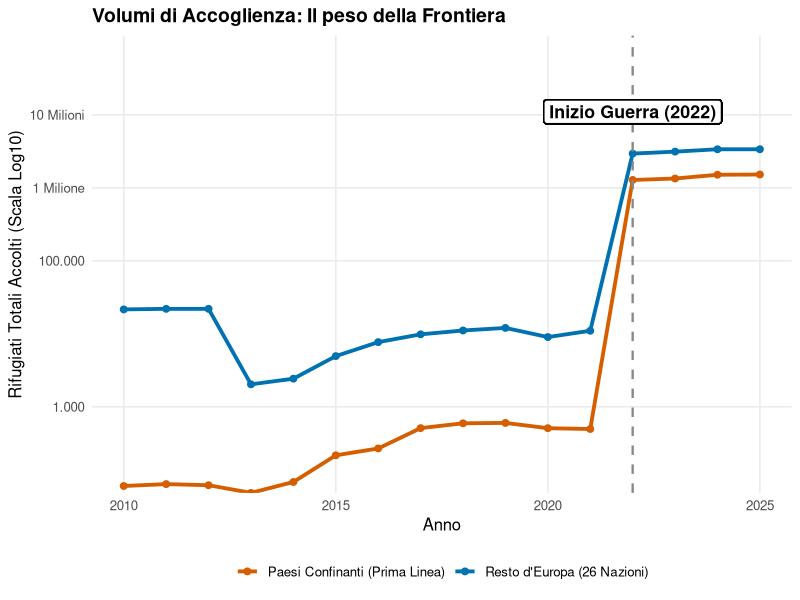
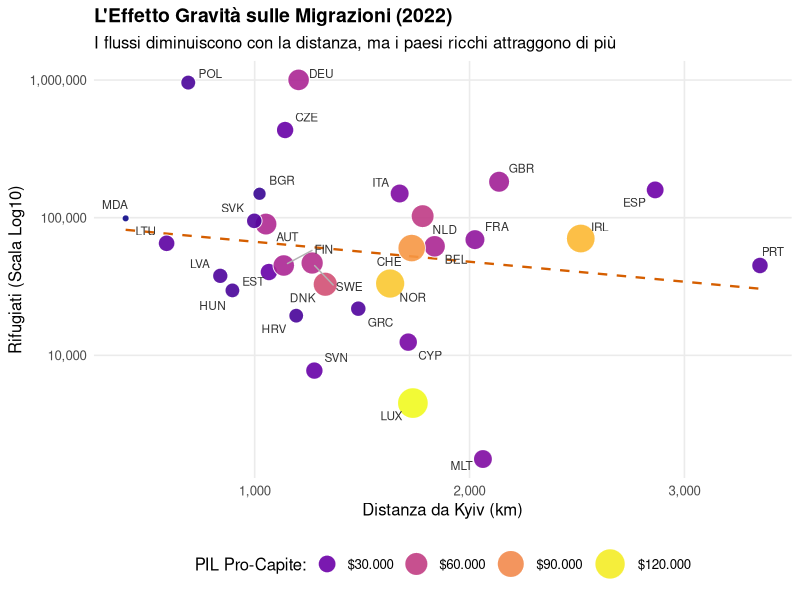
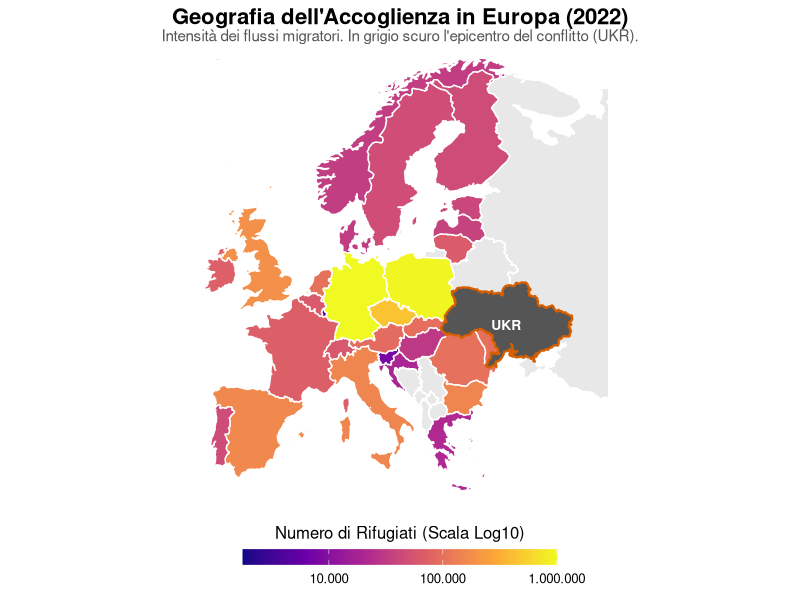
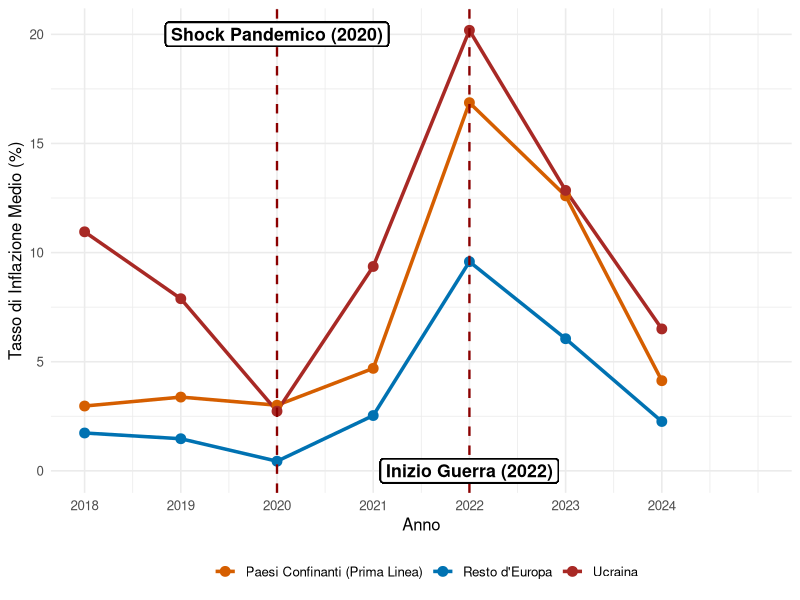
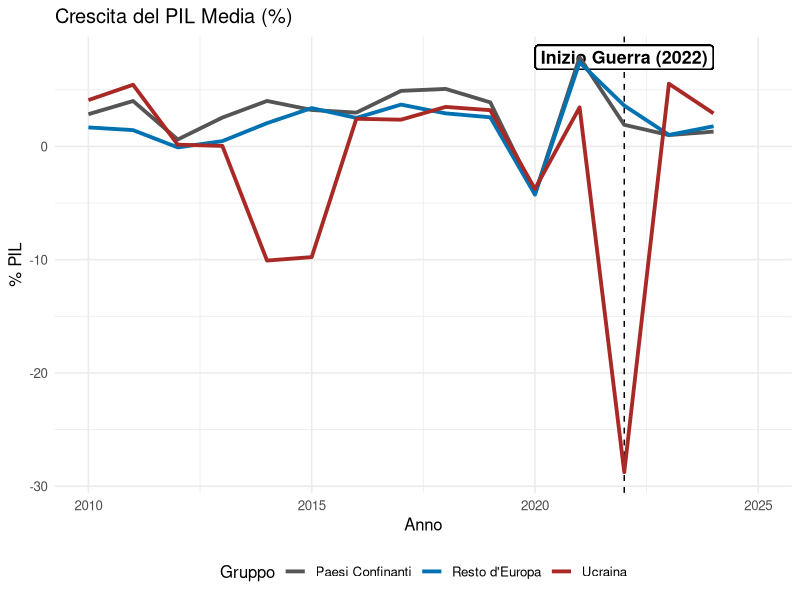

The R source for these figures, in order:
## ---- chunk 1
#| echo: false
#| message: false
#| warning: false
library(tidyverse)
library(knitr)
library(kableExtra)
library(here)

# Caricamento del dataset (Assicurati che il percorso sia corretto)
master_data <- read_csv(here("DATA/PROCESSED/master_dataset_ukraine.csv"))
df <- read_csv(here("DATA/PROCESSED/dataset_finale_integrato.csv"))
## ---- chunk 2
#| echo: false
#| message: false
#| warning: false

library(knitr)
library(kableExtra)
library(dplyr)

codebook_data <- data.frame(
  Categoria = c("Target (Y)", "Push (X1)", "Pull (X2)", "Friction (X3)", 
                "Macro Shock", "Macro Shock", "Controllo", "Controllo"),
  Variabile = c("Refugees", "Total_Fatalities", "GDP_per_capita", "Dist_km", 
                "crescita_pil", "inflazione", "Periodo", "Confine"),
  Descrizione = c("Flussi rifugiati ucraini", "Intensità conflitto (vittime)", 
                  "Ricchezza paese destinaz.", "Distanza lineare da Kyiv", 
                  "Variazione % PIL reale", "Variazione % prezzi",
                  "Fasi: 2010-13, 14-21, 22-24", "Dummy contiguità (1/0)"),
  Fonte = c("UNHCR", "ACLED", "World Bank", "CEPII", "World Bank", "World Bank", "-", "-")
)

kable(codebook_data, format = "latex", booktabs = TRUE) %>%
  kable_styling(
    latex_options = c("hold_position"),
    font_size = 6
  ) %>%
  column_spec(1, bold = TRUE)
## ---- chunk 3
#| echo: false
#| warning: false
#| message: false

library(tidyverse)
library(knitr)
library(kableExtra)

# Usiamo il dataset definitivo
# (Assicurati che 'df' o 'dataset_finale' sia caricato in memoria)
stats_by_year <- df %>%
  filter(Year >= 2018 & Year <= 2024) %>%
  group_by(Year) %>%
  summarise(
    Tot_Rif = sum(Refugees, na.rm = TRUE),
    Vittime = max(Total_Fatalities, na.rm = TRUE), # max perché è costante per anno
    Infl_Media = mean(inflazione, na.rm = TRUE)
  ) %>%
  mutate(across(where(is.numeric), ~round(., 1)))

# Tabella professionale con 4 colonne
kable(stats_by_year, format = "latex", booktabs = TRUE, 
      col.names = c("Anno", "Tot. Rifugiati", "Vittime Guerra", "Inflazione Media (%)")) %>%
  kable_styling(latex_options = c("striped", "hold_position"), font_size = 8) %>%
  # Evidenziamo la riga del 2022 (quarta riga se partiamo dal 2018)
  row_spec(5, bold = TRUE, background = "#F2F2F2")
## ---- chunk 4
#| echo: false
#| warning: false
#| message: false
#| fig-align: "center"
#| out-width: "85%"
#| fig-height: 4.2

library(tidyverse)
library(scales)
library(here)

# Carichiamo il dataset unico
df <- read_csv(here("DATA/PROCESSED/dataset_finale_integrato.csv"))

# Creiamo i gruppi e calcoliamo la SOMMA dei rifugiati
df_flussi <- df %>%
  filter(iso3 != "UKR") %>% # Escludiamo l'Ucraina (origine)
  mutate(Gruppo = if_else(iso3 %in% c("POL", "ROU", "SVK", "HUN", "MDA"), 
                          "Paesi Confinanti (Prima Linea)", 
                          "Resto d'Europa (26 Nazioni)")) %>%
  group_by(Year, Gruppo) %>%
  summarise(Totale_Rifugiati = sum(Refugees, na.rm = TRUE), .groups = "drop")

# Creiamo il grafico
ggplot(df_flussi, aes(x = Year, y = Totale_Rifugiati + 1, color = Gruppo)) +
  geom_line(linewidth = 1.3) +
  geom_point(size = 2) +
  
  # Linea dell'invasione
  geom_vline(xintercept = 2022, linetype = "dashed", color = "#888888", linewidth = 0.8) +
  geom_label(aes(x = 2022, y = 11000000, label = "Inizio Guerra (2022)"),
             size = 4.5, color = "black", fontface = "bold", fill = "white", label.size = 0.5) +
  
  # Scala Logaritmica
  scale_y_log10(
    breaks = c(1, 1000, 100000, 1000000, 10000000),
    labels = c("0", "1.000", "100.000", "1 Milione", "10 Milioni"),
    expand = expansion(mult = c(0, 0.2)) 
  ) +
  
  # Colori coordinati con l'analisi macroeconomica successiva
  scale_color_manual(values = c(
    "Paesi Confinanti (Prima Linea)" = "#D55E00", 
    "Resto d'Europa (26 Nazioni)" = "#0072B2"
  )) +
  
  theme_minimal(base_size = 12) +
  theme(
    legend.position = "bottom",
    legend.title = element_blank(), 
    plot.title = element_text(face = "bold", size = 14),
    panel.grid.minor = element_blank()
  ) +
  labs(
    title = "Volumi di Accoglienza: Il peso della Frontiera",
    x = "Anno",
    y = "Rifugiati Totali Accolti (Scala Log10)"
  )
## ---- chunk 5
#| fig-pos: "H"
#| fig-width: 8
#| fig-height: 5
#| out-width: "100%"
#| warning: false
#| message: false

library(ggplot2)
library(scales)
library(ggrepel)
library(dplyr)
library(tidyr) # Ci serve per la funzione drop_na()

master_data %>%
  # 1. Pulizia: Togliamo chi ha 0 rifugiati (evita log di 0) 
  filter(Year == 2022, Refugees > 0) %>%
  # E togliamo eventuali righe con dati mancanti per evitare i Warning
  drop_na(Dist_km, GDP_per_capita, Refugees) %>%
  
  ggplot(aes(x = Dist_km, y = Refugees)) +
  
  geom_smooth(method = "lm", se = FALSE, color = "#D55E00", linetype = "dashed", linewidth = 0.8) +
  
  # 2. Doppio mapping: Size E Fill dipendono entrambi dal PIL pro-capite
  geom_point(aes(size = GDP_per_capita, fill = GDP_per_capita), 
             shape = 21, color = "white", alpha = 0.9) +
  
  geom_text_repel(aes(label = iso3), 
                  size = 3, color = "#333333",
                  box.padding = 0.4, point.padding = 0.3, segment.color = "grey70") +
  
  # Formattazione assi pulita
  scale_y_log10(labels = comma) +
  scale_x_continuous(labels = comma) +
  
  # 3. Risoluzione errori formato numeri e unione legende
  # Diamo a entrambe le scale lo STESSO nome così R le unisce in una sola legenda
  scale_size_continuous(name = "PIL Pro-Capite:", 
                        range = c(2, 10), 
                        labels = dollar_format(prefix = "$", big.mark = ".", decimal.mark = ",")) +
  
  scale_fill_viridis_c(name = "PIL Pro-Capite:", 
                       option = "plasma", # Palette che va dal viola scuro al giallo chiaro
                       labels = dollar_format(prefix = "$", big.mark = ".", decimal.mark = ",")) +
  
  # Forziamo la legenda a combinare dimensione e colore nei pallini in basso
  guides(fill = guide_legend(), size = guide_legend()) +
  
  theme_minimal(base_size = 12) +
  theme(
    legend.position = "bottom",
    plot.title = element_text(face = "bold", size = 14),
    panel.grid.minor = element_blank()
  ) +
  labs(
    title = "L'Effetto Gravità sulle Migrazioni (2022)",
    subtitle = "I flussi diminuiscono con la distanza, ma i paesi ricchi attraggono di più",
    x = "Distanza da Kyiv (km)", 
    y = "Rifugiati (Scala Log10)"
  )
## ---- chunk 6
#| fig-pos: "H"
#| fig-width: 8
#| fig-height: 7
#| out-width: "100%"
#| message: false
#| warning: false

library(ggplot2)
library(sf)
library(rnaturalearth)
library(rnaturalearthdata)
library(dplyr)
library(scales)

# 1. Scarichiamo i confini dell'Europa
europe <- ne_countries(scale = "medium", returnclass = "sf", continent = "Europe")

# 2. Filtriamo i nostri dati per il 2022
map_data_2022 <- master_data %>% filter(Year == 2022)

# 3. Uniamo usando adm0_a3 (molto più affidabile di iso_a3 per i confini)
europe_data <- europe %>% 
  left_join(map_data_2022, by = c("adm0_a3" = "iso3"))

# 4. Disegniamo la mappa
ggplot(data = europe_data) +
  # Livello 1: Sfondo per tutti i paesi europei (grigio chiaro)
  geom_sf(fill = "#E8E8E8", color = "white", linewidth = 0.4) +
  
  # Livello 2: Coloriamo solo i paesi del nostro dataset con i rifugiati
  geom_sf(aes(fill = Refugees), color = "white", linewidth = 0.5) +
  
  # Livello 3: Evidenziamo l'Ucraina come "Epicentro" (grigio scuro, bordo rosso)
  geom_sf(data = europe_data %>% filter(adm0_a3 == "UKR"),
          fill = "#555555", color = "#D55E00", linewidth = 0.8) +
  geom_sf_text(data = europe_data %>% filter(adm0_a3 == "UKR"),
               aes(label = "UKR"), color = "white", size = 3.5, fontface = "bold") +
  
  # Inquadratura allargata per includere Portogallo, Scandinavia e Cipro
  coord_sf(xlim = c(-12, 45), ylim = c(34, 71), expand = FALSE) +
  
  # Scala colori "Plasma" con legenda orizzontale formattata
  scale_fill_viridis_c(
    option = "plasma", 
    trans = "log10", 
    labels = comma_format(big.mark = ".", decimal.mark = ","),
    na.value = "transparent", # Lascia trasparire lo sfondo grigio
    name = "Numero di Rifugiati (Scala Log10)",
    guide = guide_colorbar(
      direction = "horizontal",
      barheight = unit(4, "mm"),
      barwidth = unit(80, "mm"),
      title.position = "top",
      title.hjust = 0.5
    )
  ) +
  
  # Tema mappa pulito
  theme_void(base_size = 12) +
  theme(
    legend.position = "bottom",
    legend.margin = margin(t = 10, b = 10),
    plot.title = element_text(face = "bold", size = 16, hjust = 0.5),
    plot.subtitle = element_text(size = 11, hjust = 0.5, color = "#555555", margin = margin(b = 10)),
  ) +
  labs(
    title = "Geografia dell'Accoglienza in Europa (2022)",
    subtitle = "Intensità dei flussi migratori. In grigio scuro l'epicentro del conflitto (UKR)."
  )
## ---- chunk 7
#| echo: false
#| message: false
#| warning: false

# Dati 2022 circa popolazioni e rifugiati
moldavia_stats <- data.frame(
  Paese = c("Polonia", "Romania", "Moldavia"),
  Popolazione_Milioni = c(37.7, 19.1, 3.5),
  Rifugiati_2022 = c(1.5e6, 0.65e6, 0.49e6),
  Rapporto_Rifugiati_per_1k_Abitanti = c(
    round(1.5e6 / 37.7e3, 1),
    round(0.65e6 / 19.1e3, 1),
    round(0.49e6 / 3.5e3, 1)
  )
)

kable(moldavia_stats, format = "latex", booktabs = TRUE, digits = 1,
      col.names = c("Paese", "Pop. (Mln)", "Rifugiati 2022", "Rifugiati/1000 ab.")) %>%
  kable_styling(latex_options = c("hold_position"), font_size = 8) %>%
  row_spec(3, bold = TRUE, background = "#FFF3CD")
## ---- chunk 8
#| echo: false
#| warning: false
#| message: false
#| fig-align: "center"
#| out-width: "85%"
#| fig-width: 8
#| fig-height: 4.2

library(tidyverse)
library(here)

df <- read_csv(here("DATA/PROCESSED/dataset_finale_integrato.csv"))

# Calcoliamo la media dell'inflazione per i TRE gruppi (inclusa Ucraina)
df_inflazione <- df %>%
  filter(Year >= 2018) %>%
  mutate(Gruppo = case_when(
    iso3 == "UKR" ~ "Ucraina",
    iso3 %in% c("POL", "ROU", "SVK", "HUN", "MDA") ~ "Paesi Confinanti (Prima Linea)", 
    TRUE ~ "Resto d'Europa"
  )) %>%
  group_by(Year, Gruppo) %>%
  summarise(Media_Inflazione = mean(inflazione, na.rm = TRUE), .groups = 'drop')

# Creiamo il grafico
ggplot(df_inflazione, aes(x = Year, y = Media_Inflazione, color = Gruppo)) +
  geom_line(linewidth = 1.2) +
  geom_point(size = 3) +
  geom_vline(xintercept = 2022, linetype = "dashed", color = "darkred", linewidth = 0.8) +
  geom_vline(xintercept = 2020, linetype = "dashed", color = "darkred", linewidth = 0.8) +
    geom_label(
    aes(x = 2022, y = 0), label = "Inizio Guerra (2022)", na.rm = TRUE,
    size = 4.5, color = "black", fontface = "bold", fill = "white", label.size = 0.5,
    inherit.aes = FALSE
  ) + 
  geom_label(
    aes(x = 2020, y = 20), label = "Shock Pandemico (2020)", na.rm = TRUE,
    size = 4.5, color = "black", fontface = "bold", fill = "white", label.size = 0.5,
    inherit.aes = FALSE
  ) +
  scale_color_manual(values = c(
    "Ucraina" = "#A82925",                           # Rosso scuro (Epicentro)
    "Paesi Confinanti (Prima Linea)" = "#D55E00",    # Arancione (Frontiera)
    "Resto d'Europa" = "#0072B2"                     # Blu (Periferia/Resto)
  )) +
  scale_x_continuous(breaks = 2018:2024) +
  labs(
    y = "Tasso di Inflazione Medio (%)",
    x = "Anno",
    color = ""
  ) +
  theme_minimal(base_size = 12) +
  theme(legend.position = "bottom")
## ---- chunk 9
#| echo: false
#| message: false
#| warning: false

library(tidyverse)
library(here)

# Carichiamo il dataset unico
df <- read_csv(here("DATA/PROCESSED/dataset_finale_integrato.csv"))

# Creiamo le categorie per il confronto
df_groups <- df %>%
  mutate(Gruppo = case_when(
    iso3 == "UKR" ~ "Ucraina",
    iso3 %in% c("POL", "ROU", "SVK", "HUN", "MDA") ~ "Paesi Confinanti",
    TRUE ~ "Resto d'Europa"
  )) %>%
  # Calcoliamo le medie per gruppo per ogni anno
  group_by(Year, Gruppo, periodo) %>%
  summarise(
    crescita_pil = mean(crescita_pil, na.rm = TRUE),
    inflazione = mean(inflazione, na.rm = TRUE),
    .groups = "drop"
  )
## ---- chunk 10
ggplot(df_groups, aes(x = Year, y = crescita_pil, color = Gruppo)) +
  geom_vline(xintercept = 2022, linetype = "dashed", color = "black") + 
  geom_label(aes(x = 2022, y = max(df_groups$crescita_pil, na.rm = TRUE), label = "Inizio Guerra (2022)"),
             size = 4.5, color = "black", fontface = "bold", fill = "white", label.size = 0.5) +
  geom_line(linewidth = 1.3) +
  scale_color_manual(values = c(
    "Ucraina" = "#A82925",          # Rosso Unibo
    "Paesi Confinanti" = "#555555", # Grigio scuro
    "Resto d'Europa" = "#0072B2"    # Blu accademico
  )) +
  theme_minimal(base_size = 12) +
  labs(title = "Crescita del PIL Media (%)", x = "Anno", y = "% PIL") +
  theme(legend.position = "bottom")
## ---- chunk 11
#| echo: false
#| message: false
#| warning: false

library(tidyverse)
library(knitr)
library(kableExtra)

# Prepariamo i dati filtrando i periodi di interesse
df_stats <- df %>%
  filter(periodo %in% c("Pre-guerra", "Post-guerra")) %>%
  mutate(Gruppo = case_when(
    iso3 == "UKR" ~ "UKR",
    iso3 %in% c("POL", "ROU", "SVK", "HUN", "MDA") ~ "Conf.",
    TRUE ~ "Resto"
  )) %>%
  group_by(Gruppo, periodo) %>%
  summarise(
    Media = mean(crescita_pil, na.rm = TRUE),
    SD = sd(crescita_pil, na.rm = TRUE),
    Min = min(crescita_pil, na.rm = TRUE),
    Max = max(crescita_pil, na.rm = TRUE),
    .groups = "drop"
  )

kable(df_stats, format = "latex", booktabs = TRUE, digits = 1) %>%
  kable_styling(latex_options = c("striped", "scale_down"), font_size = 6) %>%
  column_spec(3, bold = TRUE, color = ifelse(df_stats$Media < 0, "red", "black"))
## ---- chunk 12
#| echo: false
#| message: false
#| warning: false

df_stats_infl <- df %>%
  filter(periodo %in% c("Pre-guerra", "Post-guerra")) %>%
  mutate(Gruppo = case_when(
    iso3 == "UKR" ~ "UKR",
    iso3 %in% c("POL", "ROU", "SVK", "HUN", "MDA") ~ "Conf.",
    TRUE ~ "Resto"
  )) %>%
  group_by(Gruppo, periodo) %>%
  summarise(
    Media = mean(inflazione, na.rm = TRUE),
    SD = sd(inflazione, na.rm = TRUE),
    Min = min(inflazione, na.rm = TRUE),
    Max = max(inflazione, na.rm = TRUE),
    .groups = "drop"
  )

kable(df_stats_infl, format = "latex", booktabs = TRUE, digits = 1) %>%
  kable_styling(latex_options = c("striped", "scale_down"), font_size = 6)
## ---- chunk 13
#| echo: false
#| message: false
#| warning: false

library(knitr)
library(kableExtra)

conf_post <- df |> 
  filter(iso3 %in% c("POL", "ROU", "SVK", "HUN", "MDA"),
         periodo == "Post-guerra") |> 
  pull(GDP_per_capita)

nonconf_post <- df |> 
  filter(!iso3 %in% c("POL", "ROU", "SVK", "HUN", "MDA", "UKR"),
         periodo == "Post-guerra") |> 
  pull(GDP_per_capita)

test_pil <- t.test(conf_post, nonconf_post, var.equal = FALSE)

data.frame(
  ` ` = c("Media Confinanti", "Media Non Confinanti", "Differenza", 
           "t-statistic", "Gradi libertà", "p-value", "IC 95% inf", "IC 95% sup"),
  Valore = c(
    round(mean(conf_post, na.rm = TRUE), 1),
    round(mean(nonconf_post, na.rm = TRUE), 1),
    round(mean(conf_post, na.rm = TRUE) - mean(nonconf_post, na.rm = TRUE), 1),
    round(test_pil$statistic, 4),
    round(test_pil$parameter, 1),
    round(test_pil$p.value, 4),
    round(test_pil$conf.int[1], 1),
    round(test_pil$conf.int[2], 1)
  )
) |>
  kable(format = "latex", booktabs = TRUE, 
        col.names = c("Statistica", "Valore"),
        align = "lc") |>
  kable_styling(latex_options = c("striped", "hold_position"), font_size = 8) |>
  row_spec(4:6, bold = TRUE)
## ---- chunk 14
#| echo: false
#| message: false
#| warning: false

conf_infl <- df |> 
  filter(iso3 %in% c("POL", "ROU", "SVK", "HUN", "MDA"),
         periodo == "Post-guerra") |> 
  pull(inflazione)

nonconf_infl <- df |> 
  filter(!iso3 %in% c("POL", "ROU", "SVK", "HUN", "MDA", "UKR"),
         periodo == "Post-guerra") |> 
  pull(inflazione)

test_infl <- t.test(conf_infl, nonconf_infl, var.equal = FALSE)

data.frame(
  ` ` = c("Media Confinanti", "Media Non Confinanti", "Differenza",
           "t-statistic", "Gradi libertà", "p-value", "IC 95% inf", "IC 95% sup"),
  Valore = c(
    round(mean(conf_infl, na.rm = TRUE), 2),
    round(mean(nonconf_infl, na.rm = TRUE), 2),
    round(mean(conf_infl, na.rm = TRUE) - mean(nonconf_infl, na.rm = TRUE), 2),
    round(test_infl$statistic, 4),
    round(test_infl$parameter, 1),
    round(test_infl$p.value, 4),
    round(test_infl$conf.int[1], 2),
    round(test_infl$conf.int[2], 2)
  )
) |>
  kable(format = "latex", booktabs = TRUE,
        col.names = c("Statistica", "Valore"),
        align = "lc") |>
  kable_styling(latex_options = c("striped", "hold_position"), font_size = 8) |>
  row_spec(4:6, bold = TRUE)
## ---- chunk 15
#| echo: false
#| message: false
#| warning: false

conf_pre <- df |> 
  filter(iso3 %in% c("POL", "ROU", "SVK", "HUN", "MDA"),
         periodo == "Pre-guerra") |> 
  pull(crescita_pil)

conf_post_pil <- df |> 
  filter(iso3 %in% c("POL", "ROU", "SVK", "HUN", "MDA"),
         periodo == "Post-guerra") |> 
  pull(crescita_pil)

rest_pre <- df |> 
  filter(!iso3 %in% c("POL", "ROU", "SVK", "HUN", "MDA", "UKR"),
         periodo == "Pre-guerra") |> 
  pull(crescita_pil)

rest_post <- df |> 
  filter(!iso3 %in% c("POL", "ROU", "SVK", "HUN", "MDA", "UKR"),
         periodo == "Post-guerra") |> 
  pull(crescita_pil)

test_conf  <- t.test(conf_pre, conf_post_pil, var.equal = FALSE)
test_resto <- t.test(rest_pre, rest_post, var.equal = FALSE)

data.frame(
  Gruppo = c("Confinanti", "Confinanti", "Confinanti",
             "Resto Europa", "Resto Europa", "Resto Europa"),
  Statistica = rep(c("t-statistic", "p-value", "Differenza media"), 2),
  Valore = c(
    round(test_conf$statistic, 4),
    round(test_conf$p.value, 4),
    round(mean(conf_pre, na.rm=TRUE) - mean(conf_post_pil, na.rm=TRUE), 2),
    round(test_resto$statistic, 4),
    round(test_resto$p.value, 4),
    round(mean(rest_pre, na.rm=TRUE) - mean(rest_post, na.rm=TRUE), 2)
  )
) |>
  kable(format = "latex", booktabs = TRUE, align = "llc") |>
  kable_styling(latex_options = c("striped", "hold_position"), font_size = 8) |>
  pack_rows("Confinanti: Pre vs Post-guerra", 1, 3) |>
  pack_rows("Resto Europa: Pre vs Post-guerra", 4, 6)
## ---- chunk 16

#| echo: false
#| message: false
#| warning: false

library(tidyverse)
library(knitr)
library(kableExtra)
library(here)

df <- read_csv(here("DATA/PROCESSED/dataset_finale_integrato.csv"))

# Separiamo pre-2022 e post-2022
pre_2022 <- df %>%
  filter(Year < 2022, Year >= 2018) %>%
  select(Refugees, Total_Fatalities, inflazione) %>%
  na.omit()

post_2022 <- df %>%
  filter(Year >= 2022) %>%
  select(Refugees, Total_Fatalities, inflazione) %>%
  na.omit()

# Test t per rifugiati
test_rif <- t.test(pre_2022$Refugees, post_2022$Refugees, var.equal = FALSE)

# Test t per vittime
test_vit <- t.test(pre_2022$Total_Fatalities, post_2022$Total_Fatalities, var.equal = FALSE)

# Test t per inflazione
test_inf <- t.test(pre_2022$inflazione, post_2022$inflazione, var.equal = FALSE)

# Tabella risultati
results <- data.frame(
  Variabile = c("Rifugiati", "Vittime", "Inflazione (%)"),
  Media_Pre = c(
    round(mean(pre_2022$Refugees, na.rm = TRUE), 0),
    round(mean(pre_2022$Total_Fatalities, na.rm = TRUE), 0),
    round(mean(pre_2022$inflazione, na.rm = TRUE), 2)
  ),
  Media_Post = c(
    round(mean(post_2022$Refugees, na.rm = TRUE), 0),
    round(mean(post_2022$Total_Fatalities, na.rm = TRUE), 0),
    round(mean(post_2022$inflazione, na.rm = TRUE), 2)
  ),
  t_stat = c(
    round(test_rif$statistic, 3),
    round(test_vit$statistic, 3),
    round(test_inf$statistic, 3)
  ),
  p_value = c(
    round(test_rif$p.value, 4),
    round(test_vit$p.value, 4),
    round(test_inf$p.value, 4)
  ),
  Sig = c(
    if_else(test_rif$p.value < 0.001, "***", 
            if_else(test_rif$p.value < 0.01, "**", 
                    if_else(test_rif$p.value < 0.05, "*", ""))),
    if_else(test_vit$p.value < 0.001, "***", 
            if_else(test_vit$p.value < 0.01, "**", 
                    if_else(test_vit$p.value < 0.05, "*", ""))),
    if_else(test_inf$p.value < 0.001, "***", 
            if_else(test_inf$p.value < 0.01, "**", 
                    if_else(test_inf$p.value < 0.05, "*", "")))
  )
)

kable(results, format = "latex", booktabs = TRUE,
      col.names = c("Variabile", "Media Pre-2022", "Media Post-2022", 
                    "t-stat", "p-value", "Sig."),
      align = "lcccccc") %>%
  kable_styling(latex_options = c("striped", "hold_position"), font_size = 7) %>%
  row_spec(0, bold = TRUE)
## ---- chunk 17
#| echo: false
#| message: false
#| warning: false

library(knitr)
library(kableExtra)

variabili_df <- data.frame(
  Variabile = c("$Y_{it}$", "$\\Delta R_{it}$", "$C_i$", "$T_t$", 
                "$C_i \\times T_t$", "$\\Delta R_{it} \\times T_t$", 
                "$INF_{it}$", "$FAT_{it}$", "$1/Dist_i$", "$\\epsilon_{it}$"),
  Descrizione = c("PIL pro capite (USD correnti)", 
                  "Flusso migratorio annuo (\\textit{delta} rifugiati)",
                  "Dummy paesi confinanti (1/0)", 
                  "Dummy post-guerra ($t \\ge 2022$)", 
                  "Interazione: confinanza $\\times$ post-guerra",
                  "Interazione: flusso migratorio $\\times$ post-guerra", 
                  "Tasso di inflazione (\\%)", 
                  "Vittime totali di conflitto",
                  "Distanza inversa da Kyiv (effetto gravità)",
                  "Termine di errore"),
  Tipo = c("Continua", "Continua", "Dummy", "Dummy", 
           "Interazione", "Interazione", "Continua", "Continua", "Continua", "-"),
  Fonte = c("World Bank", "UNHCR", "-", "-", "-", "-", "World Bank", "ACLED", "CEPII", "-")
)

kable(variabili_df, format = "latex", booktabs = TRUE, escape = FALSE, align = "clcc") %>%
  kable_styling(latex_options = c("striped", "scale_down"), font_size = 6.5) %>%
  row_spec(0, bold = TRUE) %>%
  row_spec(c(2, 9), bold = TRUE)
## ---- chunk 18
#| echo: false
#| message: false
#| warning: false

library(broom)
library(knitr)
library(kableExtra)

df_model <- df |>
  filter(Year <= 2024, iso3 != "UKR") |>
  arrange(iso3, Year) |>
  group_by(iso3) |>
  mutate(delta_refugees = Refugees - lag(Refugees)) |>
  ungroup() |>
  mutate(
    inv_dist = 1 / Dist_km,
    C_i  = if_else(iso3 %in% c("POL", "ROU", "SVK", "HUN", "MDA"), 1, 0),
    T_t  = if_else(Year >= 2022, 1, 0),
    CxT  = C_i * T_t,
    DRxT = delta_refugees * T_t
  ) |>
  filter(!is.na(delta_refugees))

modello <- lm(
  GDP_per_capita ~ delta_refugees + C_i + T_t + CxT + DRxT +
                   inflazione + Total_Fatalities + inv_dist,
  data = df_model
)

s <- summary(modello)

tidy(modello, conf.int = TRUE) |>
  mutate(
    term = c("Intercetta",
             "$\\Delta R_{it}$",
             "$C_i$",
             "$T_t$",
             "$C_i \\times T_t$",
             "$\\Delta R_{it} \\times T_t$",
             "$INF_{it}$",
             "$FAT_{it}$",
             "$1/Dist_i$"),
    sig = case_when(
      p.value < 0.001 ~ "***",
      p.value < 0.01  ~ "**",
      p.value < 0.05  ~ "*",
      p.value < 0.1   ~ ".",
      TRUE            ~ ""
    )
  ) |>
  select(term, estimate, std.error, statistic, p.value, sig) |>
  mutate(across(where(is.numeric), \(x) round(x, 3))) |>
  kable(format = "latex", booktabs = TRUE, escape = FALSE,
        col.names = c("Variabile", "Stima", "Std. Error", "t-stat", "p-value", "")) |>
  kable_styling(latex_options = c("striped", "hold_position"), font_size = 7) |>
  row_spec(0, bold = TRUE) |>
  footnote(
    general = "Signif.: *** p$<$0.001,  ** p$<$0.01,  * p$<$0.05 . p$<$0.1",
    escape = FALSE,
    general_title = "",
    footnote_as_chunk = TRUE
  )
